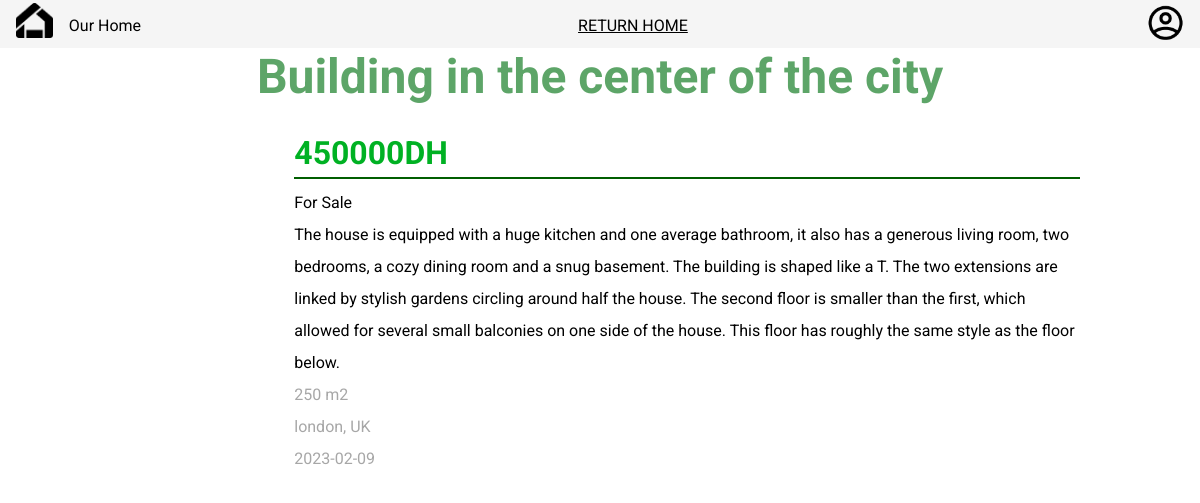
The app's page /info.php?id=3 with its own data.
### tables this page shows
CREATE TABLE `announce` (
  `ID` int(11) NOT NULL,
  `TITTLE` varchar(255) NOT NULL,
  `PRICE` decimal(10,0) NOT NULL,
  `TYPE` varchar(50) NOT NULL,
  `DATE` date NOT NULL,
  `LOCATION` varchar(255) NOT NULL,
  `IMAGE` varchar(2000) NOT NULL,
  `SPACE` int(11) NOT NULL,
  `DESCRIPTION` varchar(2555) NOT NULL
);

### info.php (the view, shortened to what this page needs)
<?php
require "connect.php";
if(isset($_GET["id"])){
    $ID = $_GET["id"];
    $query = $conn->query("SELECT * FROM announce WHERE `ID` = '$ID'"); $array = $query->fetch(PDO::FETCH_ASSOC); } ?>
<!DOCTYPE html>
<html lang="en">
  <head>
    <link rel="stylesheet" href="style3.css" />
  </head>
  <body>
    <nav>
      <div>
        <a href="index.php"><img src="image/Vector.png" alt="Home Logo" /></a>
        <p>Our Home</p>
      </div>
      <div id="nav">
        <a href="index.php" id="announce">RETURN HOME</a>
      </div>
      <div id="profile">
        <a href="#"><img src="./image/profile.png" alt="profile logo" /></a>
      </div>
    </nav>
    <h1><?php if(isset($_GET["id"])){echo $array["TITTLE"];} ?></h1>
    <section class="infoContainer">
      <img src="image/<?php if(isset($_GET["id"])){echo $array["IMAGE"];} ?>.jpg" alt="" width="500">
      <div id="infos">
        <h2><?php if(isset($_GET["id"])){echo $array["PRICE"];} ?>DH</h2>
        <hr>
        <p>For <?php if(isset($_GET["id"])){echo $array["TYPE"];} ?></p>
        <p><?php if(isset($_GET["id"])){echo $array["DESCRIPTION"];} ?></p>
        <p class="silver"><?php if(isset($_GET["id"])){echo $array["SPACE"];} ?> m2</p>
        <p class="silver"><?php if(isset($_GET["id"])){echo $array["LOCATION"];} ?></p>
        <p class="silver"><?php if(isset($_GET["id"])){echo $array["DATE"];} ?></p>
      </div>
    </section>
  </body>
</html>

### style3.css (style rules this page uses)
* { margin: 0; padding: 0; box-sizing: border-box; font-family: 'Roboto', sans-serif; font-size: 1rem; }
nav { background-color: whitesmoke; width: 100%; display: flex; justify-content: space-between; flex-wrap: wrap; height: 3rem; padding: 0 1rem ; }
nav div p { width: 100%; padding-top: 1rem; padding-left: 1rem; }
nav div:first-child { display: flex; justify-content: space-between; flex-direction: row; }
nav div:first-child img { width: 2.3rem; height: 2.4rem; padding-top: .2rem; }
#nav a { margin-right: 1.4rem; font-weight: 400; }
#nav { padding-top: 1rem; justify-content: space-between; justify-content: center; }
#profile img { padding: .3rem 0 0 0; width: 2.3rem; }
a { color: #000000; }
h1 { font-size: 3rem; color: rgba(0, 113, 17, 0.635); text-align: center; }
h2 { font-size: 2rem; color: #00b123; }
#infos { display: flex; flex-direction: column; line-height: 2rem; }
.infoContainer { width: 80%; display: block; margin: auto; display: flex; margin-top: 2rem; }
hr { border: .1rem solid #005e00; color: rgb(0, 87, 20); margin: .5rem 0; }
.infoContainer img { margin-right: 3rem; border-radius: 5px; }
.silver { color: #A7A7A7; }

### records on screen
announce: TITTLE "Building in the center of the city", PRICE "450000", TYPE "Sale", DESCRIPTION "The house is equipped with a huge kitchen and one average bathroom, it also has a generous living room, two bedrooms, a cozy dining room and a snug basement. The building is shaped like a T. The two extensions are linked by stylish gardens circling around half the house. The second floor is smaller than the first, which allowed for several small balconies on one side of the house. This floor has roughly the same style as the floor below.", SPACE "250", LOCATION "london, UK", DATE "2023-02-09"
